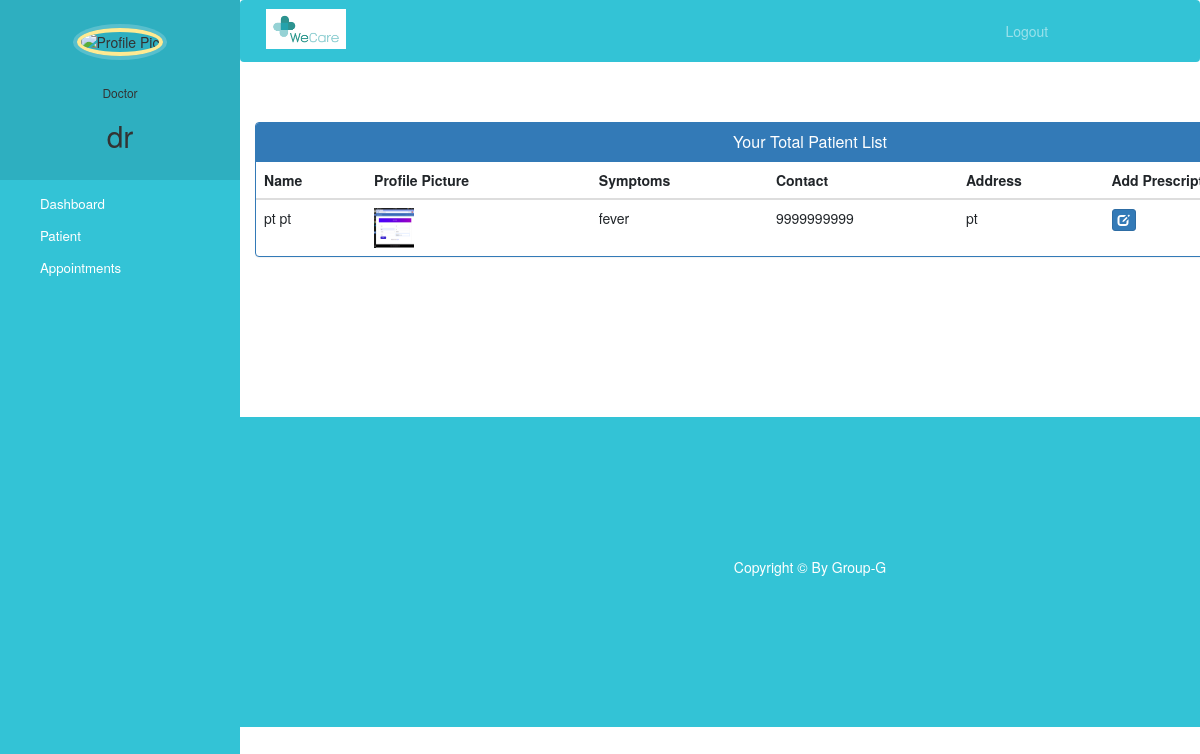
Page /doctor-patient-search (signed in) on the committed database.
### hospital/models.py (models this page shows, shortened)
class Patient(models.Model):
    user = models.OneToOneField(User, on_delete=models.CASCADE)
    profile_pic = models.ImageField(
        upload_to='profile_pic/PatientProfilePic/', null=True, blank=True)
    address = models.CharField(max_length=40)
    mobile = models.CharField(max_length=20, null=False)
    symptoms = models.CharField(max_length=100, null=False)
    assignedDoctorId = models.PositiveIntegerField(null=True)
    allergy_substance = models.CharField(max_length=100)
    allergy_criticality = models.CharField(
        max_length=20, choices=criticality, default='low')
    problems_list = models.CharField(max_length=100, null=False)
    immunization = models.CharField(max_length=100, null=False)
    history_procedure = models.CharField(max_length=100, null=False)
    diagnostic_results = models.FileField(
        upload_to='patient_document/', null=True, blank=True)
    past_history_of_illness = models.CharField(max_length=100, null=False)
    @property
    def get_name(self):
        return self.user.first_name+" "+self.user.last_name

### hospital/views.py (the view)
# urls.py: path('doctor-patient-search', views.doctor_patient_search_view,name='doctor-patient-search'),
@login_required(login_url='doctorlogin')
@user_passes_test(is_doctor)
def doctor_patient_search_view(request):
    mydict = {
        'patients': models.Patient.objects.all().filter(assignedDoctorId=request.user.id)
    }
    return render(request, 'hospital/doctor_patient.html', context=mydict)

### hospital/views.py (called while the page is built)
def is_doctor(user):
    return user.groups.filter(name='DOCTOR').exists()

### templates/hospital/doctor_patient.html (shortened to what this page needs)
{% extends 'hospital/doctor_base.html' %}
{% block content %}
{%load static%}
<head>
  <link href="//netdna.bootstrapcdn.com/bootstrap/3.0.0/css/bootstrap.min.css" rel="stylesheet" id="bootstrap-css">
</head>
<div class="container">
  <div class="panel panel-primary">
    <div class="panel-heading">
      <h6 class="panel-title">Your Total Patient List</h6>
    </div>
    <table class="table table-hover" id="dev-table">
      <thead>
        <tr>
          <th>Name</th>
          <th>Profile Picture</th>
          <th>Symptoms</th>
          <th>Contact</th>
          <th>Address</th>
          <th>Add Prescription</th>
        </tr>
      </thead>
      {% for p in patients %}
      <tr>
        <td> {{p.get_name}}</td>
        <td> <img src="{% static p.profile_pic.url %}" alt="Profile Pic" height="40px" width="40px" /></td>
        <td>{{p.symptoms}}</td>
        <td>{{p.mobile}}</td>
        <td>{{p.address}}</td>
        <td><a class="btn btn-primary btn-xs" href="{% url 'patient-prescription' p.id  %}"><span class="glyphicon glyphicon-edit"></span></a></td>
      </tr>
      {% endfor %}
    </table>
  </div>
</div>
{% endblock content %}

### templates/hospital/doctor_base.html (shortened to what this page needs)
<!DOCTYPE html>
{% load static %}
<html lang="en">
<head>
  <link rel="stylesheet" href="https://stackpath.bootstrapcdn.com/bootstrap/4.3.1/css/bootstrap.min.css">
  <link rel="stylesheet" href="https://maxcdn.bootstrapcdn.com/font-awesome/4.7.0/css/font-awesome.min.css">
</head>
<body>
  <nav class="menu" tabindex="0">
    <header class="avatar">
      <img src="{% static doctor.profile_pic.url %}" alt="Profile Pic" />
      <br><br>
      <h6>Doctor</h6>
      <h2>{{request.user.first_name}}</h2>
    </header>
    <ul>
      <li tabindex="0" class="icon-dashboard"> <a style="color:white; text-decoration:none;" href="/doctor-dashboard"><span>Dashboard</span></a> </li>
      <li tabindex="0" class="icon-users"> <a style="color:white; text-decoration:none;" href="/doctor-patient-search"><span>Patient</span></a></li>
      <li tabindex="0" class="icon-calendar"> <a style="color:white; text-decoration:none;" href="/doctor-appointment"><span>Appointments</span></a></li>
    </ul>
  </nav>
  <main>
    <div class="bs-example">
      <nav class="navbar navbar-expand-md  navbar-dark fixed-top" style="background:rgba(0, 181, 204,0.8);">
        <a class="navbar-brand" href="/" ><img src="{% static "images/logo.png" %}" width="80" height="40" style="position: absolute; top: 8px; bottom: 5px;" alt=""></a>
        <div class="collapse navbar-collapse justify-content-between" id="navbarCollapse">
          <div class="navbar-nav" style=" margin-left: 80%;">
            <a href="/logout" class="nav-item nav-link">Logout</a>
          </div>
        </div>
      </nav>
    </div>
    <br><br>
    {% block content %}
    {% endblock content %}
    <br><br><br><br><br><br><br>
    <footer>
    <br><br>
      <div class="container">
        <div class="row">
          <div class="col-md-12 col-sm-12">
            <div style="color:#ffffff;" class="wow fadeInUp footer-copyright">
              <p>
                Copyright &copy; By Group-G </p>
            </div>
          </div>
        </div>
      </div>
      <br><br>
    </footer>
  </main>
</body>
</html>

### templates/hospital/doctor_base.html (style rules this page uses)
.navbar-brand { color: #000; }
a:link { text-decoration: none; }
a { color: white; }
footer { padding: 0px 0px 0px 0px; background-color: rgba(0, 181, 204,0.8); margin: 0px; }
p { text-align: center; }
body { padding-left: 240px; position: fixed; }
main { position: relative; width: 80vw; height: 100vh; overflow: scroll; }
.menu { background: rgba(0, 181, 204,0.8); height: 100vh; width: 240px; position: fixed; top: 0px; left: 0; z-index: 5; outline: none; }
.menu .avatar { background: rgba(0, 0, 0, 0.1); padding: 2em 0.5em; text-align: center; }
.menu .avatar img { width: 100px; border-radius: 50%; overflow: hidden; border: 4px solid #ffea92; box-shadow: 0 0 0 4px rgba(255, 255, 255, 0.2); }
.menu .avatar h2 { font-weight: normal; margin-bottom: 0; }
.menu ul { list-style: none; padding: 0.5em 0; margin: 0; }
.menu ul li { padding: 0.5em 1em 0.5em 3em; font-size: 0.95em; font-weight: regular; background-repeat: no-repeat; background-position: left 15px center; background-size: auto 20px; transition: all 0.15s linear; cursor: pointer; }
.menu ul li.icon-dashboard { background-image: url("http://www.entypo.com/images//gauge.svg"); }
.menu ul li.icon-users { background-image: url("http://www.entypo.com/images//users.svg"); }
.menu ul li.icon-calendar { background-image: url("http://www.entypo.com/images//calendar.svg"); }

### templates/hospital/doctor_patient.html (style rules this page uses)
a:link { text-decoration: none; }
h6 { text-align: center; }
.row { margin: 100px; }

### rows in the picture
Patient: get_name "pt pt", profile_pic (picture), symptoms "fever", mobile "9999999999", address "pt"

### other values in the picture
{{ request.user.first_name }} "dr"
